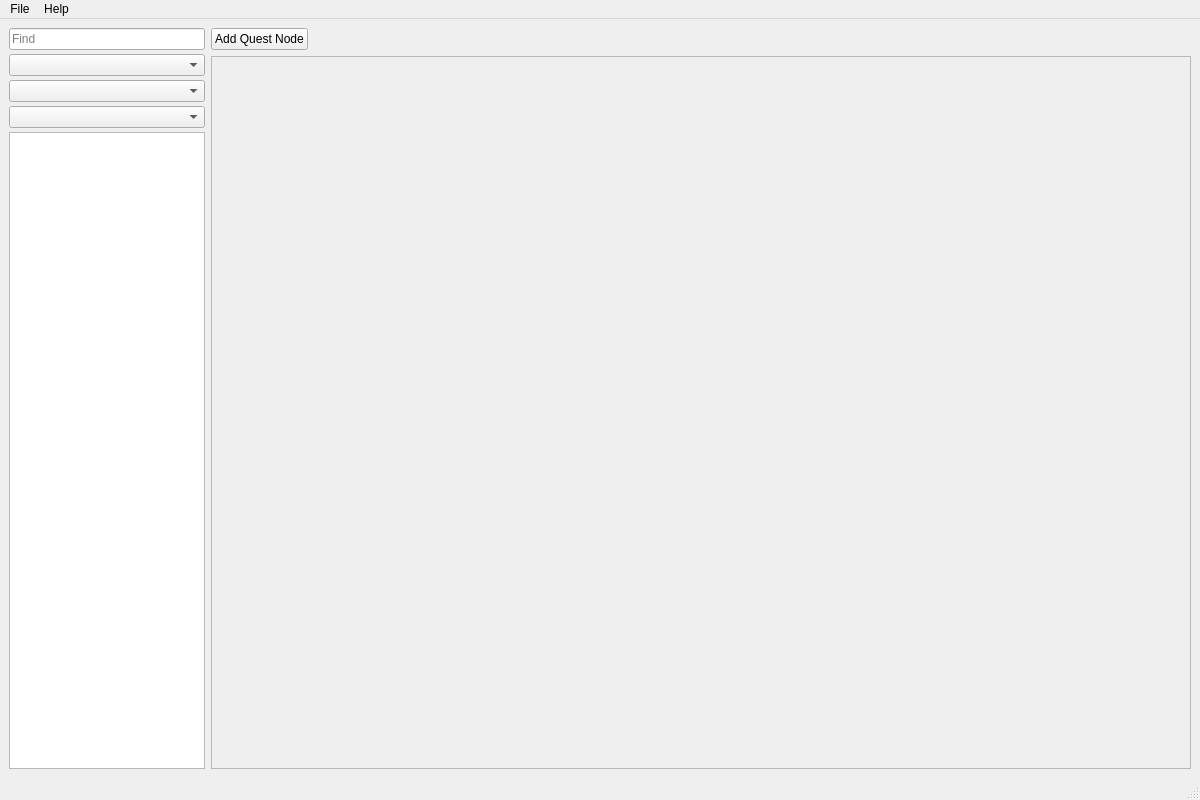
<?xml version="1.0" encoding="UTF-8"?>
<ui version="4.0">
 <class>quest_maker_main</class>
 <widget class="QMainWindow" name="quest_maker_main">
  <property name="geometry">
   <rect>
    <x>0</x>
    <y>0</y>
    <width>1200</width>
    <height>800</height>
   </rect>
  </property>
  <property name="windowTitle">
   <string>Tides of War Quest Maker</string>
  </property>
  <widget class="QWidget" name="central_widget">
   <layout class="QHBoxLayout" name="horizontalLayout" stretch="1,5">
    <property name="sizeConstraint">
     <enum>QLayout::SetDefaultConstraint</enum>
    </property>
    <property name="leftMargin">
     <number>9</number>
    </property>
    <property name="bottomMargin">
     <number>9</number>
    </property>
    <item>
     <layout class="QVBoxLayout" name="db_layout" stretch="0,0,0,0,0">
      <property name="spacing">
       <number>4</number>
      </property>
      <item>
       <widget class="QLineEdit" name="search">
        <property name="placeholderText">
         <string>Find</string>
        </property>
       </widget>
      </item>
      <item>
       <widget class="QComboBox" name="filter_db">
        <property name="currentText">
         <string/>
        </property>
        <property name="currentIndex">
         <number>-1</number>
        </property>
       </widget>
      </item>
      <item>
       <widget class="QComboBox" name="filter_type"/>
      </item>
      <item>
       <widget class="QComboBox" name="filter_sub_type"/>
      </item>
      <item>
       <widget class="QListWidget" name="list_view">
        <property name="dragEnabled">
         <bool>true</bool>
        </property>
        <property name="dragDropMode">
         <enum>QAbstractItemView::NoDragDrop</enum>
        </property>
        <property name="alternatingRowColors">
         <bool>true</bool>
        </property>
        <property name="isWrapping" stdset="0">
         <bool>false</bool>
        </property>
        <property name="modelColumn">
         <number>0</number>
        </property>
       </widget>
      </item>
     </layout>
    </item>
    <item>
     <layout class="QVBoxLayout" name="verticalLayout">
      <item>
       <layout class="QHBoxLayout" name="controls">
        <item>
         <widget class="QPushButton" name="add_quest_node_bttn">
          <property name="text">
           <string>Add Quest Node</string>
          </property>
         </widget>
        </item>
        <item>
         <spacer name="horizontalSpacer">
          <property name="orientation">
           <enum>Qt::Horizontal</enum>
          </property>
          <property name="sizeHint" stdset="0">
           <size>
            <width>40</width>
            <height>20</height>
           </size>
          </property>
         </spacer>
        </item>
       </layout>
      </item>
      <item>
       <widget class="QScrollArea" name="scrollArea">
        <property name="widgetResizable">
         <bool>true</bool>
        </property>
        <widget class="QWidget" name="scroll_area_widget">
         <property name="geometry">
          <rect>
           <x>0</x>
           <y>0</y>
           <width>976</width>
           <height>698</height>
          </rect>
         </property>
         <layout class="QHBoxLayout" name="horizontalLayout_3">
          <item>
           <layout class="QHBoxLayout" name="scroll_layout"/>
          </item>
          <item>
           <spacer name="scroll_spacer">
            <property name="orientation">
             <enum>Qt::Horizontal</enum>
            </property>
            <property name="sizeHint" stdset="0">
             <size>
              <width>40</width>
              <height>20</height>
             </size>
            </property>
           </spacer>
          </item>
         </layout>
        </widget>
       </widget>
      </item>
     </layout>
    </item>
   </layout>
  </widget>
  <widget class="QMenuBar" name="menu_bar">
   <property name="geometry">
    <rect>
     <x>0</x>
     <y>0</y>
     <width>1200</width>
     <height>22</height>
    </rect>
   </property>
   <widget class="QMenu" name="menu_file">
    <property name="title">
     <string>File</string>
    </property>
    <addaction name="action_new"/>
    <addaction name="action_open"/>
    <addaction name="separator"/>
    <addaction name="action_save"/>
    <addaction name="action_save_As"/>
    <addaction name="separator"/>
    <addaction name="action_quit"/>
   </widget>
   <widget class="QMenu" name="menu_help">
    <property name="title">
     <string>Help</string>
    </property>
    <addaction name="action_about"/>
   </widget>
   <addaction name="menu_file"/>
   <addaction name="menu_help"/>
  </widget>
  <widget class="QStatusBar" name="status_bar"/>
  <action name="action_new">
   <property name="text">
    <string>New</string>
   </property>
   <property name="shortcut">
    <string>Ctrl+N</string>
   </property>
  </action>
  <action name="action_open">
   <property name="text">
    <string>Open</string>
   </property>
   <property name="shortcut">
    <string>Ctrl+O</string>
   </property>
  </action>
  <action name="action_save">
   <property name="text">
    <string>Save</string>
   </property>
   <property name="shortcut">
    <string>Ctrl+S</string>
   </property>
  </action>
  <action name="action_save_As">
   <property name="text">
    <string>Save As</string>
   </property>
   <property name="shortcut">
    <string>Ctrl+Shift+S</string>
   </property>
  </action>
  <action name="action_about">
   <property name="text">
    <string>About</string>
   </property>
  </action>
  <action name="action_quit">
   <property name="text">
    <string>Quit</string>
   </property>
   <property name="shortcut">
    <string>Ctrl+Q</string>
   </property>
  </action>
 </widget>
 <resources/>
 <connections/>
</ui>
